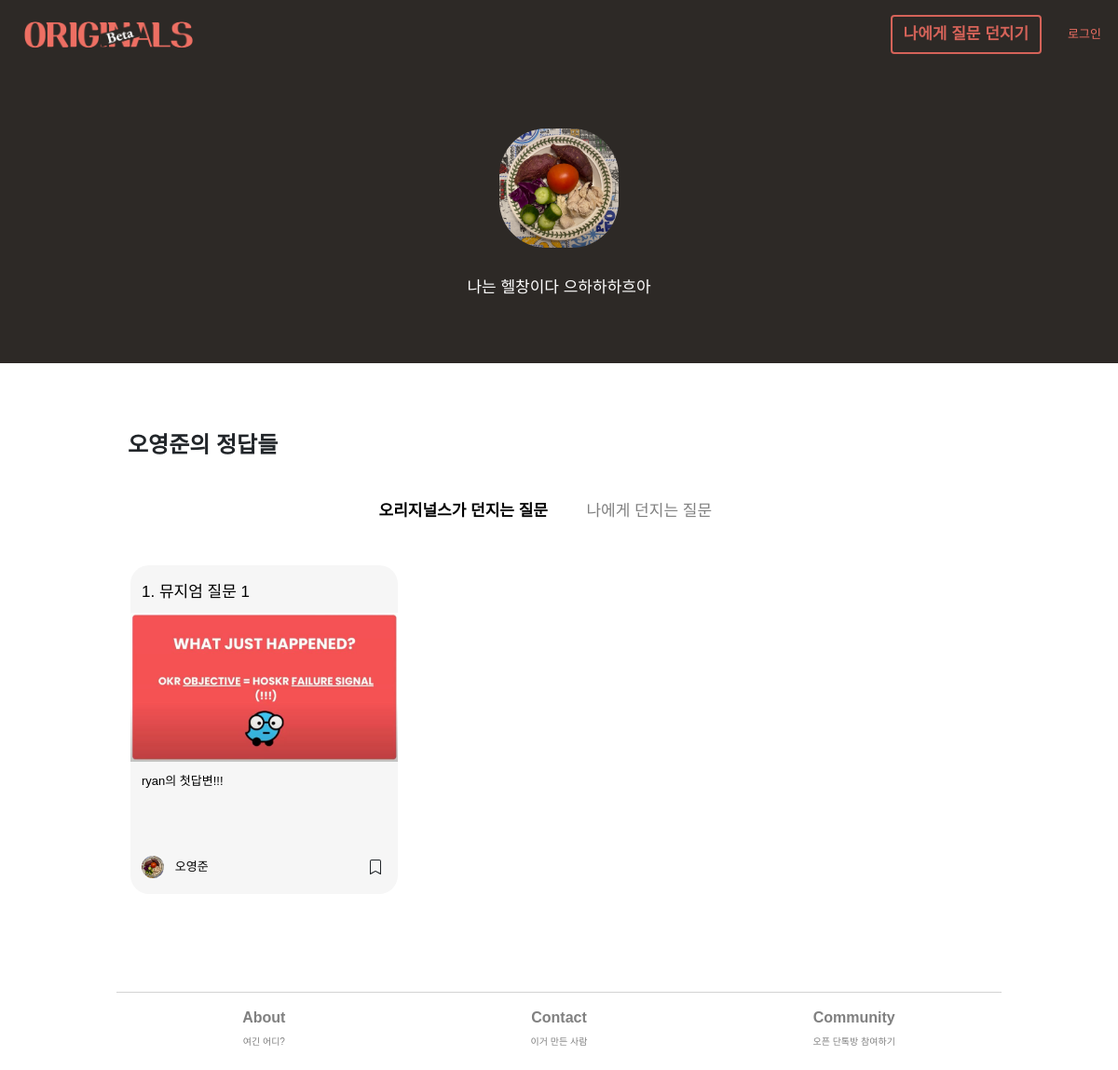
Before: /profile/ryan with the older database file.
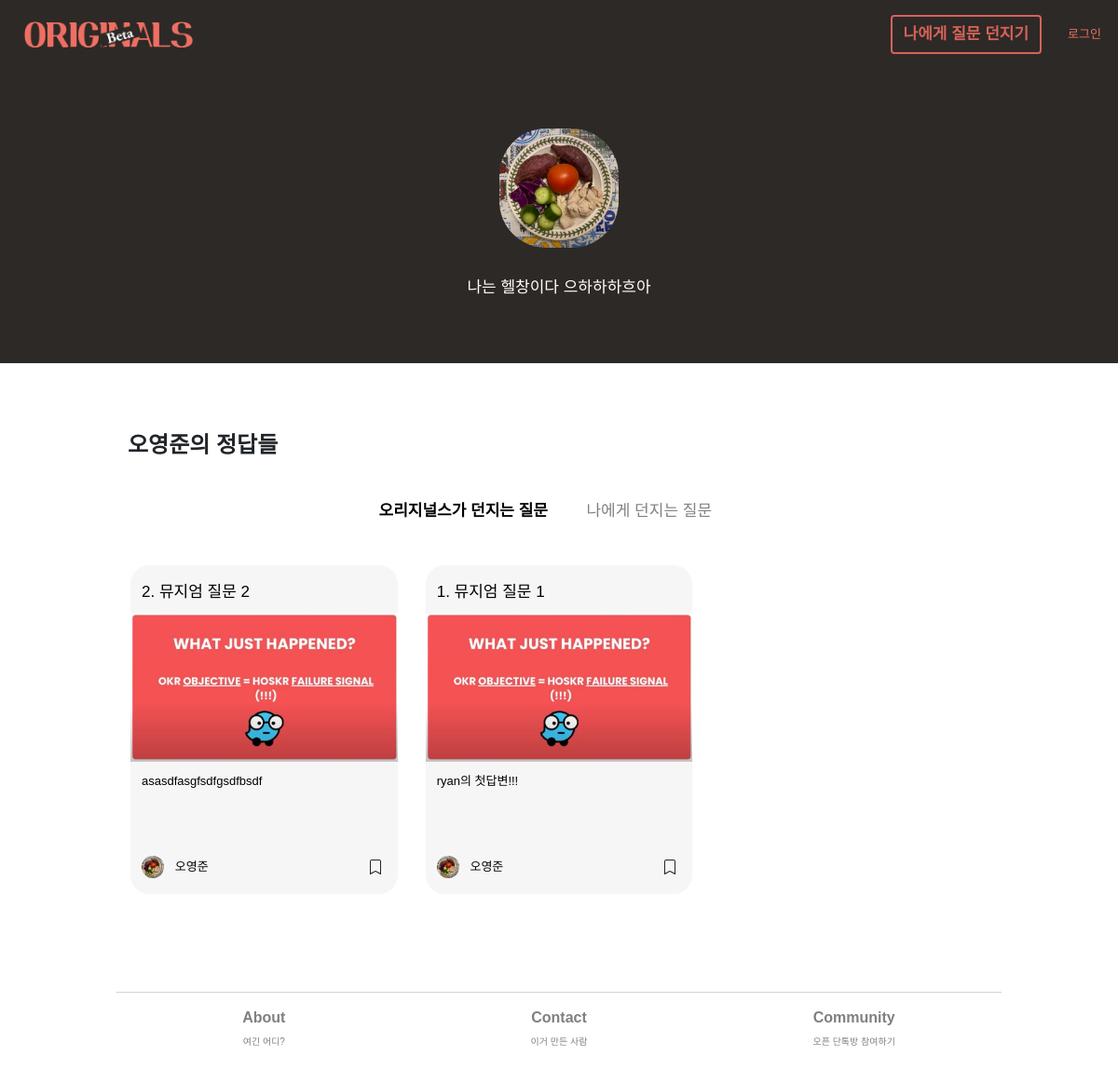
After: the same page with the newer database file.
### main/models.py (models this page shows, shortened)
class AnswersForFromUs(models.Model):
    objects = models.Manager()
    type = models.CharField(max_length=10, default='us', blank=True)
    question_id = models.ForeignKey(QuestionsFromUs, on_delete=models.CASCADE, related_name='answerforfromus', null=False, default=None)
    author_id = models.ForeignKey(User, on_delete=models.CASCADE, related_name='answerforfromus', null=False)
    body = models.CharField(max_length=10000, blank=True) # 답변을 하지 않고 저장하는 경우--null=True 필요없나?
    image = models.ImageField(null=True, blank=True, upload_to='answer_img')
    created_at = models.DateField(auto_now_add=False)
    updated_at = models.DateField(auto_now_add=True)
    created_at_time = models.DateTimeField(auto_now_add=True, null=True, blank=True)
    is_shared = models.BooleanField(default=True)
    on_magazine = models.BooleanField(default=False)

class QuestionsFromUs(models.Model):
    objects = models.Manager()
    question_no = models.IntegerField(null=True)
    title = models.CharField(max_length = 100, blank=False)
    body = models.TextField(blank=True)
    image = models.ImageField(null=True, blank=True, upload_to="question_img")
    is_nudge = models.BooleanField(default=False)
    created_at = models.DateField(auto_now_add=True)

### member/models.py (models this page shows, shortened)
class UserInfo(models.Model):
    objects = models.Manager()
    this_user = models.OneToOneField(User, on_delete=models.CASCADE, related_name = 'userinfo', null=True, default=None) ## UserInfo가 생성될 때마다 user에게 link된다.
    real_name = models.CharField(max_length=20, blank=True, default="내 이름")
    profile_image = models.ImageField(null=True, upload_to="profile_images", default="default_psa.jpg")
    self_intro = models.CharField(max_length=140, blank=True, default="나에 대한 간단한 소개")
    slug = models.SlugField(max_length=100, allow_unicode=True, null=False, blank=False)
    persona_type = models.CharField(max_length=50, null=False)
    is_editor = models.BooleanField(default=False)
    saved_answers = models.ForeignKey(AnswersForFromUs, on_delete=models.CASCADE, related_name = 'userinfo', null=True, default=None)

### main/views.py (the view)
# urls.py: path('profile/<str:username>', views.profile, name='others-profile'),
def profile(request, username):
    navbar_context = navbar(request)
    from_profile_page = 'True'
    profile_owner = User.objects.get(username=username)
    if profile_owner == request.user:
        owner_info = UserInfo.objects.get(this_user=request.user)
        owner_ans_us = AnswersForFromUs.objects.filter(author_id=request.user).order_by('-created_at_time')
        if not owner_ans_us:
            owner_ans_us = 'None'
        else:
            pass
        owner_ans_self = AnswersForFromSelf.objects.filter(author_id=request.user).order_by('-created_at_time')
        if not owner_ans_self:
            owner_ans_self = "None"
        else:
            pass
        is_owner = 'True'
        us_saved_by_user = SavedAnswers.objects.filter(bookmarker=request.user, ans_type='us').values_list('ans_us_ref', flat=True)
        list__us_saved_by_user = list(us_saved_by_user)
        if not us_saved_by_user:
            list__us_bookmarked = "None"
        else:
            list__us_bookmarked = []
            for i in list__us_saved_by_user:
                new = AnswersForFromUs.objects.get(id=i)
                list__us_bookmarked.append(new)
        self_saved_by_user = SavedAnswers.objects.filter(bookmarker=request.user, ans_type='self').values_list('ans_self_ref', flat=True)
        list__self_saved_by_user = list(self_saved_by_user)
        if not self_saved_by_user:
            list__self_bookmarked = "None"
        else:
            list__self_bookmarked = []
            for i in list__self_saved_by_user:
                new = AnswersForFromSelf.objects.get(id=i)
                list__self_bookmarked.append(new)
        pre_context = {
            'current_user' : request.user,
            'owner_info' : owner_info,
            'owner_ans_us' : owner_ans_us,
            'owner_ans_self' : owner_ans_self,
            'is_owner' : is_owner,
            'list__us_bookmarked' : list__us_bookmarked,
            'list__self_bookmarked' : list__self_bookmarked,
            'list__us_saved_by_user' : list__us_saved_by_user,
            'list__self_saved_by_user' : list__self_saved_by_user,
            'from_profile_page' : from_profile_page,
        }
        context = {**pre_context, **navbar_context}
        return render(request, 'main/profile.html', context)
    else:
        is_owner = 'False'
        owner_ans_us = AnswersForFromUs.objects.filter(author_id=profile_owner, is_shared=True).order_by('-created_at_time')
        owner_ans_self = AnswersForFromSelf.objects.filter(author_id=profile_owner, is_shared=True).order_by('-created_at_time')
        if request.user.is_authenticated:
            us_saved_by_user = SavedAnswers.objects.filter(bookmarker=request.user, ans_type='us').values_list('ans_us_ref', flat=True)
            self_saved_by_user = SavedAnswers.objects.filter(bookmarker=request.user, ans_type='self').values_list('ans_self_ref', flat=True)
            list__us_saved_by_user = list(us_saved_by_user)
            list__self_saved_by_user = list(self_saved_by_user)
            pre_context = {
                'owner_info' : profile_owner.userinfo,
                'owner_ans_us' : owner_ans_us,
                'owner_ans_self' : owner_ans_self,
                'list__us_saved_by_user' : list__us_saved_by_user,
                'list__self_saved_by_user' : list__self_saved_by_user,
                'is_owner' : is_owner,
                'from_profile_page' : from_profile_page,
            }
        else:
            pre_context = {
                'owner_info' : profile_owner.userinfo,
                'owner_ans_us' : owner_ans_us,
                'owner_ans_self' : owner_ans_self,
                'is_owner' : is_owner,
                'from_profile_page' : from_profile_page,
            }
        context = {**pre_context, **navbar_context}
        return render(request, 'main/profile.html', context)

### main/views.py (called while the page is built)
def navbar(request):
    if request.user.is_authenticated:
        navbar_this_user = request.user
        try:
            navbar_this_userinfo = UserInfo.objects.get(this_user=navbar_this_user)
            navbar_authenticated = 'True'
            navbar_context = {
                'navbar_authenticated' : navbar_authenticated,
                'navbar_this_user' : navbar_this_user.username,
                'navbar_this_userinfo' : navbar_this_userinfo,
            }
        except ObjectDoesNotExist:
            navbar_authenticated = 'False'
            navbar_context = {
                navbar_authenticated : navbar_authenticated,
                'navbar_this_user' : navbar_this_user.username,
            }
    else:
        navbar_authenticated = 'False'
        navbar_context = {
            'navbar_authenticated' : navbar_authenticated,
        }
    return navbar_context

### main/templates/main/profile.html (shortened to what the changed rows need)
{% extends 'main/base.html' %}
{% block content %}
<div class="row" id='my-answers'>
    <div class="col">
        <div class="row ans-orig fade-in" id='' style='display:flex;'>
            {% if owner_ans_us == 'None' %}
            <div class="row-h-40"></div>
            <div class="col-12 text-center text-s">지금 나의 첫 정답을 기록해봐요.</div>
            <div class="col-12 text-center">
                <button class="btn btn-primary" onclick="location.href='/question-from-originals'">오늘의 질문 받기</button>
            </div>
            {% else %}
            {% for u in owner_ans_us %}
            <div class="col-12 col-md-4">
                <div class="row align-middle">
                    <div class="card card-body grid-card col">
                        <a href="/originals-answer/{{u.id}}" id="my-click-id-{{u.id}}" onclick="TrackClicksUs(id)">
                            <div class="row">
                                <div class="col">
                                    <div class="text-m">{{u.question_id.question_no}}. {{u.question_id.title}}</div>
                                </div>
                            </div>
                            <div class="row list-img-container-row">
                                <div class="col list-img-container-col">
                                    <img class='question-img-list' src="{{u.image.url}}" alt="none">
                                </div>
                            </div>
                            <div class="row">
                                <div class="col">
                                    <p class='text-s link textbunch truncate'>{{u.body}}</p>
                                </div>
                            </div>
                        </a>
                        <div class="row">
                            <div class="col-2 my-auto text-center">
                                <a href='/profile/{{u.author_id.username}}'><img class='profile-img-list' src="{{u.author_id.userinfo.profile_image.url}}" alt="none"></a>
                            </div>
                            <div class="col-8 my-auto left col-wo-padding-left">
                                <div class='text-s'><a href='/profile/{{u.author_id.username}}'>{{u.author_id.userinfo.real_name}}</a></div>
                            </div>
                            <div class="col-2 my-auto text-center">
                                {% if u.id in list__us_saved_by_user %}
                                <div class='bookmark-orig' id='us-ans-id-{{u.id}}' onclick="BookmarkUs(id)">
                                    <svg class="bookmark-icon bi bi-bookmark-fill"  xmlns="http://www.w3.org/2000/svg" width="16" height="16" fill="currentColor" viewBox="0 0 16 16">
                                        <path d="M2 2v13.5a.5.5 0 0 0 .74.439L8 13.069l5.26 2.87A.5.5 0 0 0 14 15.5V2a2 2 0 0 0-2-2H4a2 2 0 0 0-2 2z"/>
                                        </svg>
                                </div>
                                {% else %}
                                <div class='bookmark-orig' id='us-ans-id-{{u.id}}' onclick="BookmarkUs(id)">
                                </div>
                                {% endif %}
                            </div>
                        </div>
                    </div>
                </div>
            </div>
            {% endfor %}
            {% endif %}
        </div>
    </div>
</div>
{% endblock %}

Changed rows visible on the page:
added AnswersForFromUs: question_id.question_no "2", question_id "뮤지엄 질문 2", image (picture), body "asasdfasgfsdfgsdfbsdf", author_id.userinfo.profile_image (picture), author_id.userinfo.real_name "오영준"
